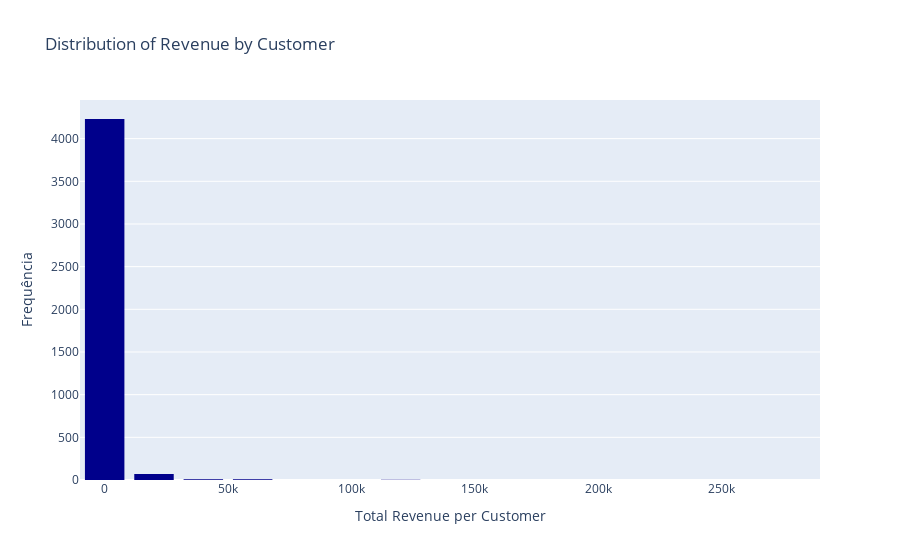

Source (notebook cell):
### Code cell
# Grouping customer_id by total sales
customer_revenue = df.groupby('customer_id')['total_price'].sum().reset_index()

# Plotting the histogram
fig = px.histogram(customer_revenue, 
                   x='total_price', 
                   nbins=20, 
                   title='Distribution of Revenue by Customer',
                   labels={'total_price': 'Receita Total por Cliente'},
                   color_discrete_sequence=['darkblue'])

# Adding labels to the axes
fig.update_layout(xaxis_title='Total Revenue per Customer', 
                  yaxis_title='Frequência', 
                  bargap=0.2)

# Displaying the graph
fig.show()

### Figure 1 — Plotly figure (JSON) as saved in the notebook; plotly's stock layout.template omitted (floating-point values rounded to 4 significant figures; data arrays with more than 128 entries replaced by an {"elided": "..."} marker saying what was removed)
{"data": [{"alignmentgroup": "True", "bingroup": "x", "hovertemplate": "Receita Total por Cliente=%{x}<br>count=%{y}<extra></extra>", "legendgroup": "", "marker": {"color": "darkblue", "pattern": {"shape": ""}}, "name": "", "nbinsx": 20, "offsetgroup": "", "orientation": "v", "showlegend": false, "type": "histogram", "x": {"elided": "4328 float values"}, "xaxis": "x", "yaxis": "y"}], "layout": {"bargap": 0.2, "barmode": "relative", "legend": {"tracegroupgap": 0}, "title": {"text": "Distribution of Revenue by Customer"}, "xaxis": {"anchor": "y", "domain": [0, 1], "title": {"text": "Total Revenue per Customer"}}, "yaxis": {"anchor": "x", "domain": [0, 1], "title": {"text": "Frequência"}}}}
